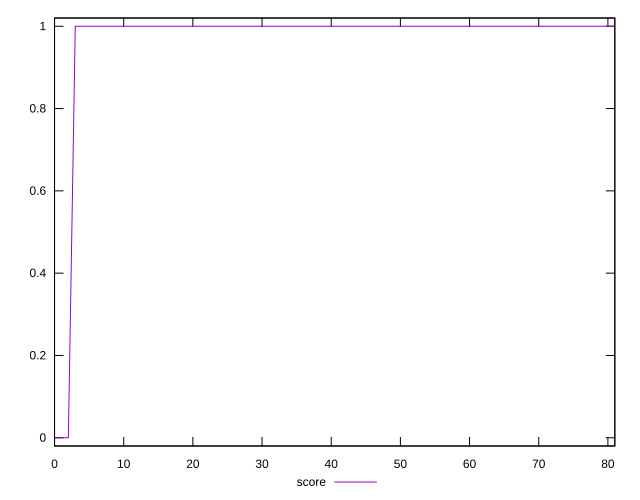

This chart was generated by the following gnuplot code:
reset

$score <<EOF
0 0
1 0
2 0
3 1
4 1
5 1
6 1
7 1
8 1
9 1
10 1
11 1
12 1
13 1
14 1
15 1
16 1
17 1
18 1
19 1
20 1
21 1
22 1
23 1
24 1
25 1
26 1
27 1
28 1
29 1
30 1
31 1
32 1
33 1
34 1
35 1
36 1
37 1
38 1
39 1
40 1
41 1
42 1
43 1
44 1
45 1
46 1
47 1
48 1
49 1
50 1
51 1
52 1
53 1
54 1
55 1
56 1
57 1
58 1
59 1
60 1
61 1
62 1
63 1
64 1
65 1
66 1
67 1
68 1
69 1
70 1
71 1
72 1
73 1
74 1
75 1
76 1
77 1
78 1
79 1
80 1
81 1
EOF

set key outside below
set xrange [0:81]
set yrange [-0.02:1.02]
set trange [-0.02:1.02]
set terminal svg size 640, 500 enhanced background rgb 'white'
set output "report/report_00029_2021-02-24T13-36-40.390Z/third-party-summary/samples/agenda/score/sorted.svg"

plot $score title "score" with line

reset
